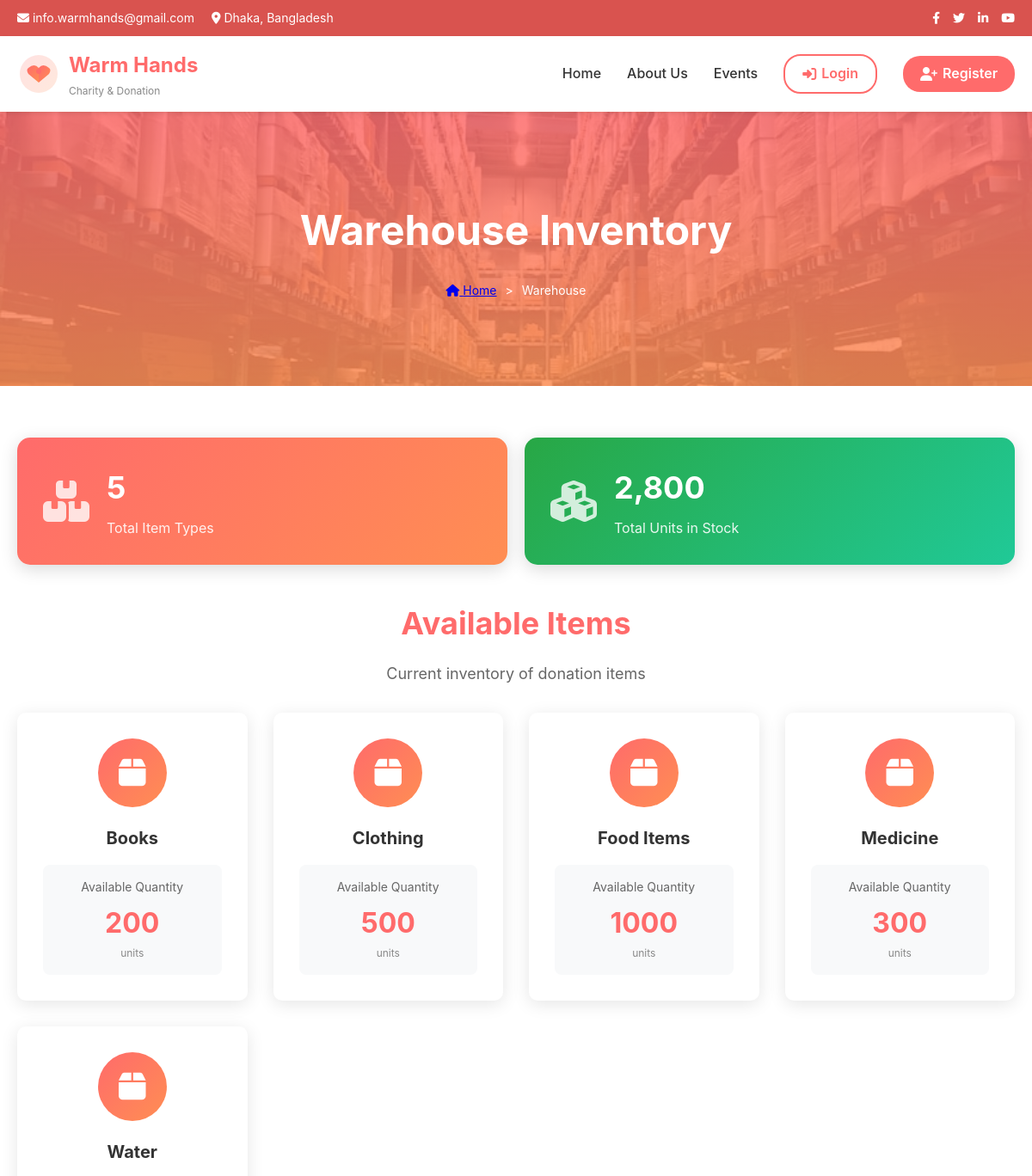
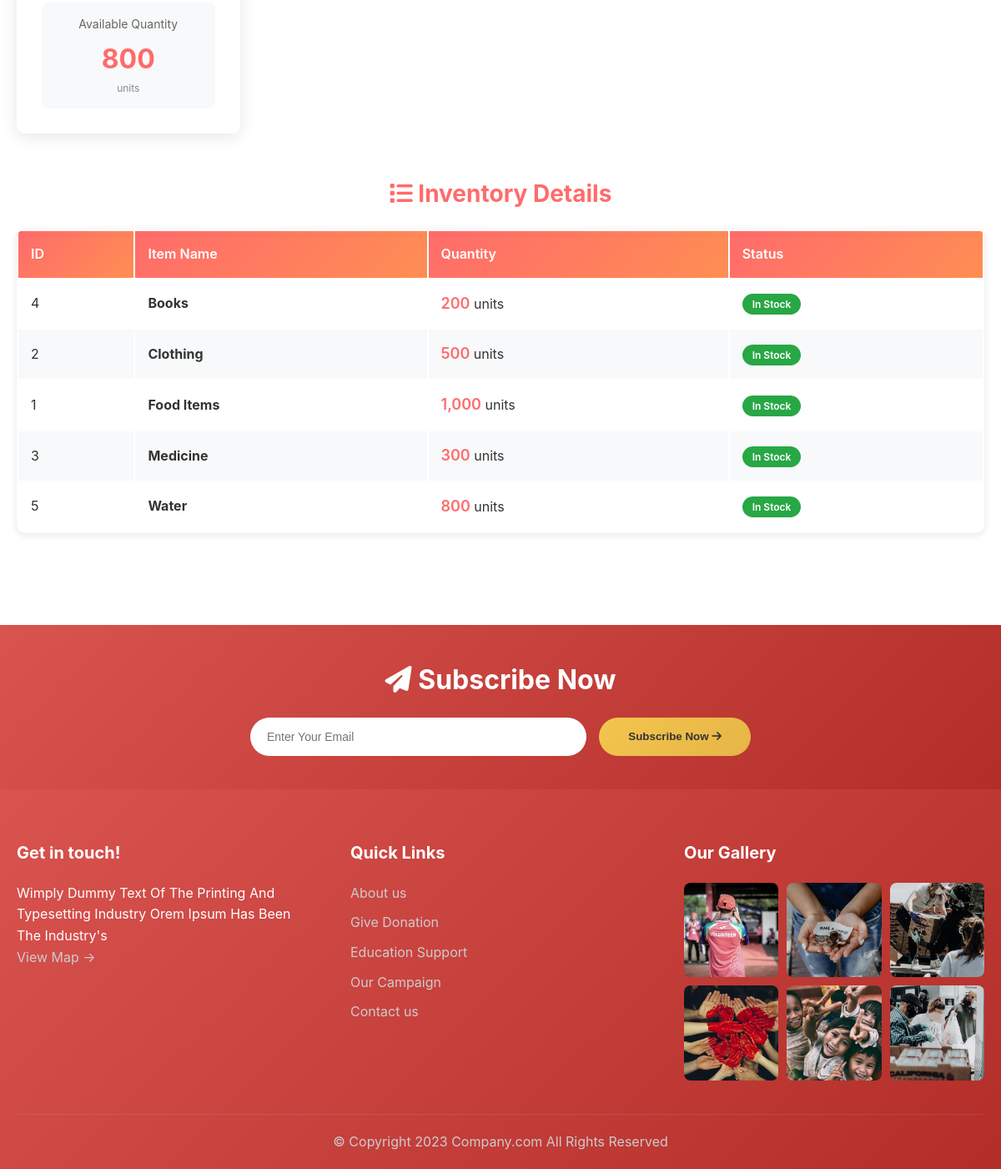
The page /pages/warehouse.php on the database its author committed (2 pictures, top to bottom).
### tables this page shows
CREATE TABLE WAREHOUSE (
    Item_ID INT PRIMARY KEY AUTO_INCREMENT,
    Item_Name VARCHAR(255) UNIQUE NOT NULL,
    quantity INT NOT NULL DEFAULT 0,
    CHECK (quantity >= 0)
);

### pages/warehouse.php (the view, shortened to what this page needs)
<?php
$current_page = 'warehouse';
require_once '../includes/header.php';
$warehouse_query = "SELECT * FROM WAREHOUSE ORDER BY Item_Name";
$warehouse_result = mysqli_query($conn, $warehouse_query);
$stats_query = "SELECT COUNT(*) as total_items, SUM(quantity) as total_quantity FROM WAREHOUSE";
$stats_result = mysqli_query($conn, $stats_query);
$stats = mysqli_fetch_assoc($stats_result);
?>
<div class="hero" style="background: linear-gradient(rgba(255, 107, 107, 0.85), rgba(255, 142, 83, 0.85)), url('<?php echo SITE_URL; ?>/assets/images/warehouse.jpg'); background-size: cover; background-position: center;">
    <h1>Warehouse Inventory</h1>
    <div class="breadcrumb">
        <a href="<?php echo SITE_URL; ?>/index.php"><i class="fas fa-home"></i> Home</a>
        <span>></span>
        <span>Warehouse</span>
    </div>
</div>
<div class="container">
    <div style="display: grid; grid-template-columns: repeat(auto-fit, minmax(250px, 1fr)); gap: 20px; margin-bottom: 40px;">
        <div style="background: linear-gradient(135deg, #ff6b6b, #ff8e53); color: white; padding: 30px; border-radius: 15px; box-shadow: 0 5px 20px rgba(0,0,0,0.15);">
            <div style="display: flex; align-items: center; gap: 20px;">
                <i class="fas fa-boxes" style="font-size: 48px; opacity: 0.8;"></i>
                <div>
                    <h3 style="font-size: 36px; margin-bottom: 5px;"><?php echo $stats['total_items']; ?></h3>
                    <p style="opacity: 0.9;">Total Item Types</p>
                </div>
            </div>
        </div>
        <div style="background: linear-gradient(135deg, #28a745, #20c997); color: white; padding: 30px; border-radius: 15px; box-shadow: 0 5px 20px rgba(0,0,0,0.15);">
            <div style="display: flex; align-items: center; gap: 20px;">
                <i class="fas fa-cubes" style="font-size: 48px; opacity: 0.8;"></i>
                <div>
                    <h3 style="font-size: 36px; margin-bottom: 5px;"><?php echo number_format($stats['total_quantity']); ?></h3>
                    <p style="opacity: 0.9;">Total Units in Stock</p>
                </div>
            </div>
        </div>
    </div>
    <div style="text-align: center; margin-bottom: 30px;">
        <h2 style="font-size: 36px; color: #ff6b6b; margin-bottom: 15px;">Available Items</h2>
        <p style="font-size: 18px; color: #666;">Current inventory of donation items</p>
    </div>
    <div style="display: grid; grid-template-columns: repeat(auto-fit, minmax(250px, 1fr)); gap: 30px; margin-bottom: 50px;">
        <?php
        mysqli_data_seek($warehouse_result, 0);
        while ($item = mysqli_fetch_assoc($warehouse_result)):
        ?>
        <div style="background: white; border-radius: 10px; box-shadow: 0 4px 20px rgba(0,0,0,0.1); padding: 30px; text-align: center;">
            <div style="width: 80px; height: 80px; margin: 0 auto 20px; background: linear-gradient(135deg, #ff6b6b, #ff8e53); border-radius: 50%; display: flex; align-items: center; justify-content: center; color: white; font-size: 36px;">
                <i class="fas fa-box"></i>
            </div>
            <h3 style="color: #333; margin-bottom: 15px; font-size: 20px;"><?php echo htmlspecialchars($item['Item_Name']); ?></h3>
            <div style="background: #f8f9fa; padding: 15px; border-radius: 8px;">
                <p style="color: #666; font-size: 14px; margin-bottom: 5px;">Available Quantity</p>
                <p style="color: #ff6b6b; font-size: 32px; font-weight: 700;"><?php echo $item['quantity']; ?></p>
                <p style="color: #888; font-size: 12px;">units</p>
            </div>
        </div>
        <?php endwhile; ?>
    </div>
    <div style="margin-bottom: 50px;">
        <h2 style="font-size: 28px; color: #ff6b6b; margin-bottom: 20px; text-align: center;">
            <i class="fas fa-list"></i> Inventory Details
        </h2>
        <table class="warehouse-table">
            <thead>
                <tr>
                    <th>ID</th>
                    <th>Item Name</th>
                    <th>Quantity</th>
                    <th>Status</th>
                </tr>
            </thead>
            <tbody>
                <?php
                mysqli_data_seek($warehouse_result, 0);
                while ($item = mysqli_fetch_assoc($warehouse_result)):
                    $status_color = $item['quantity'] > 100 ? '#28a745' : ($item['quantity'] > 50 ? '#ffc107' : '#dc3545');
                    $status_text = $item['quantity'] > 100 ? 'In Stock' : ($item['quantity'] > 50 ? 'Low Stock' : 'Critical');
                ?>
                <tr>
                    <td><?php echo $item['Item_ID']; ?></td>
                    <td><strong><?php echo htmlspecialchars($item['Item_Name']); ?></strong></td>
                    <td><span style="font-size: 18px; font-weight: 600; color: #ff6b6b;"><?php echo number_format($item['quantity']); ?></span> units</td>
                    <td>
                        <span style="background: <?php echo $status_color; ?>; color: white; padding: 5px 12px; border-radius: 20px; font-size: 12px; font-weight: 600;">
                            <?php echo $status_text; ?>
                        </span>
                    </td>
                </tr>
                <?php endwhile; ?>
            </tbody>
        </table>
    </div>
</div>
<?php require_once '../includes/footer.php'; ?>

### includes/header.php (shortened to what this page needs)
<!DOCTYPE html>
<html lang="en">
<head>
    <link rel="stylesheet" href="<?php echo SITE_URL; ?>/assets/css/style.css">
    <link rel="stylesheet" href="https://cdnjs.cloudflare.com/ajax/libs/font-awesome/6.4.0/css/all.min.css">
</head>
<body>
    <div class="top-bar">
        <div class="container">
            <div class="top-bar-left">
                <span><i class="fas fa-envelope"></i> <?php echo SITE_EMAIL; ?></span>
                <span><i class="fas fa-map-marker-alt"></i> Dhaka, Bangladesh</span>
            </div>
            <div class="top-bar-right">
                <a href="#"><i class="fab fa-facebook-f"></i></a>
                <a href="#"><i class="fab fa-twitter"></i></a>
                <a href="#"><i class="fab fa-linkedin-in"></i></a>
                <a href="#"><i class="fab fa-youtube"></i></a>
            </div>
        </div>
    </div>
    <header>
        <div class="header-content">
            <a href="<?php echo SITE_URL; ?>/index.php" class="logo">
                <div class="logo-text">
                    <h1><?php echo SITE_NAME; ?></h1>
                    <p>Charity & Donation</p>
                </div>
            </a>
            <nav>
                <ul>
                    <li><a href="<?php echo SITE_URL; ?>/index.php" class="<?php echo ($current_page == 'home') ? 'active' : ''; ?>">Home</a></li>
                    <li><a href="<?php echo SITE_URL; ?>/pages/about.php" class="<?php echo ($current_page == 'about') ? 'active' : ''; ?>">About Us</a></li>
                    <li><a href="<?php echo SITE_URL; ?>/pages/events.php" class="<?php echo ($current_page == 'events') ? 'active' : ''; ?>">Events</a></li>
                    <?php if (isset($_SESSION['user_id'])): ?>
                        <li class="user-menu">
                            <a href="#"><i class="fas fa-user"></i> <?php echo htmlspecialchars($_SESSION['user_name']); ?></a>
                            <div class="dropdown">
                                <a href="<?php echo SITE_URL; ?>/pages/profile.php">Profile</a>
                                <a href="<?php echo SITE_URL; ?>/pages/logout.php">Logout</a>
                            </div>
                        </li>
                    <?php else: ?>
                        <li><a href="<?php echo SITE_URL; ?>/pages/login.php" class="login-btn"><i class="fas fa-sign-in-alt"></i> Login</a></li>
                        <li><a href="<?php echo SITE_URL; ?>/pages/register.php" class="register-btn"><i class="fas fa-user-plus"></i> Register</a></li>
                    <?php endif; ?>
                </ul>
            </nav>
        </div>
    </header>

### includes/footer.php (shortened to what this page needs)
    <div class="subscribe-section">
        <div class="subscribe-content">
            <h2><i class="fas fa-paper-plane"></i> Subscribe Now</h2>
            <form class="subscribe-form" method="POST" action="<?php echo SITE_URL; ?>/includes/subscribe.php">
                <input type="email" name="email" placeholder="Enter Your Email" required>
                <button type="submit" class="subscribe-btn">Subscribe Now <i class="fas fa-arrow-right"></i></button>
            </form>
        </div>
    </div>
    <footer>
        <div class="footer-content">
            <div class="footer-section">
                <h3>Get in touch!</h3>
                <p>Wimply Dummy Text Of The Printing And Typesetting Industry Orem Ipsum Has Been The Industry's</p>
                <p><a href="#">View Map →</a></p>
            </div>
            <div class="footer-section">
                <h3>Quick Links</h3>
                <ul>
                    <li><a href="<?php echo SITE_URL; ?>/pages/about.php">About us</a></li>
                    <li><a href="<?php echo SITE_URL; ?>/pages/donation.php">Give Donation</a></li>
                    <li><a href="<?php echo SITE_URL; ?>/pages/events.php">Education Support</a></li>
                    <li><a href="<?php echo SITE_URL; ?>/pages/events.php">Our Campaign</a></li>
                    <li><a href="<?php echo SITE_URL; ?>/pages/contact.php">Contact us</a></li>
                </ul>
            </div>
            <div class="footer-section">
                <h3>Our Gallery</h3>
                <div class="gallery-grid">
                    <div class="gallery-item"><img src="<?php echo SITE_URL; ?>/assets/images/gallery1.jpg" alt="Gallery 1"></div>
                    <div class="gallery-item"><img src="<?php echo SITE_URL; ?>/assets/images/gallery2.jpg" alt="Gallery 2"></div>
                    <div class="gallery-item"><img src="<?php echo SITE_URL; ?>/assets/images/gallery3.jpg" alt="Gallery 3"></div>
                    <div class="gallery-item"><img src="<?php echo SITE_URL; ?>/assets/images/gallery4.jpg" alt="Gallery 4"></div>
                    <div class="gallery-item"><img src="<?php echo SITE_URL; ?>/assets/images/gallery5.jpg" alt="Gallery 5"></div>
                    <div class="gallery-item"><img src="<?php echo SITE_URL; ?>/assets/images/gallery6.jpg" alt="Gallery 6"></div>
                </div>
            </div>
        </div>
        <div class="footer-bottom">
            <p>&copy; Copyright 2023 Company.com All Rights Reserved</p>
        </div>
    </footer>
</body>
</html>

### assets/css/style.css (style rules this page uses)
* { margin: 0; padding: 0; box-sizing: border-box; }
body { font-family: 'Inter', 'Segoe UI', Tahoma, Geneva, Verdana, sans-serif; color: #333; line-height: 1.6; }
.top-bar { background-color: #d9534f; color: white; padding: 10px 0; font-size: 14px; }
.top-bar .container { max-width: 1200px; margin: 0 auto; padding: 0 20px; display: flex; justify-content: space-between; align-items: center; }
.top-bar-left { display: flex; gap: 20px; }
.top-bar-right { display: flex; gap: 15px; }
.top-bar a { color: white; text-decoration: none; }
header { background-color: white; box-shadow: 0 2px 5px rgba(0,0,0,0.1); position: sticky; top: 0; z-index: 1000; }
.header-content { max-width: 1200px; margin: 0 auto; padding: 15px 20px; display: flex; justify-content: space-between; align-items: center; }
.logo { display: flex; align-items: center; gap: 10px; text-decoration: none; }
.logo-text h1 { color: #ff6b6b; font-size: 24px; font-weight: 700; }
.logo-text p { color: #888; font-size: 12px; }
nav ul { display: flex; list-style: none; gap: 30px; align-items: center; }
nav a { text-decoration: none; color: #333; font-weight: 500; transition: color 0.3s; }
.login-btn, .register-btn { padding: 8px 20px; border-radius: 20px; display: flex; align-items: center; gap: 6px; font-weight: 600; }
.login-btn { background: transparent; border: 2px solid #ff6b6b; color: #ff6b6b !important; }
.register-btn { background: #ff6b6b; color: white !important; }
.hero { background: linear-gradient(rgba(255, 107, 107, 0.8), rgba(217, 83, 79, 0.8)), url('../images/hero-bg.jpg'); background-size: cover; background-position: center; color: white; text-align: center; padding: 100px 20px; }
.hero h1 { font-size: 48px; margin-bottom: 20px; }
.breadcrumb { display: flex; justify-content: center; align-items: center; gap: 10px; font-size: 14px; }
.container { max-width: 1200px; margin: 0 auto; padding: 60px 20px; }
footer { background: linear-gradient(135deg, #d9534f, #b32d29); color: white; padding: 60px 20px 20px; }
.footer-content { max-width: 1200px; margin: 0 auto; display: grid; grid-template-columns: repeat(auto-fit, minmax(250px, 1fr)); gap: 40px; margin-bottom: 40px; }
.footer-section h3 { margin-bottom: 20px; font-size: 20px; }
.footer-section ul { list-style: none; }
.footer-section ul li { margin-bottom: 10px; }
.footer-section a { color: #ccc; text-decoration: none; transition: color 0.3s; }
.footer-bottom { text-align: center; padding-top: 20px; border-top: 1px solid rgba(255,255,255,0.1); color: #ccc; }
.subscribe-section { background: linear-gradient(135deg, #d9534f, #b32d29); padding: 40px 20px; text-align: center; }
.subscribe-content { max-width: 800px; margin: 0 auto; }
.subscribe-content h2 { color: white; margin-bottom: 20px; font-size: 32px; }
.subscribe-form { display: flex; gap: 15px; max-width: 600px; margin: 0 auto; }
.subscribe-form input { flex: 1; padding: 15px 20px; border: none; border-radius: 25px; font-size: 14px; }
.subscribe-btn { background: linear-gradient(135deg, #f4c54d, #e6b547); color: #333; padding: 15px 35px; border: none; border-radius: 25px; font-weight: 600; cursor: pointer; white-space: nowrap; }
.gallery-grid { display: grid; grid-template-columns: repeat(3, 1fr); gap: 10px; }
.gallery-item { aspect-ratio: 1; overflow: hidden; border-radius: 8px; }
.gallery-item img { width: 100%; height: 100%; object-fit: cover; transition: transform 0.3s; }

### pages/warehouse.php (style rules this page uses)
.warehouse-table { width: 100%; background: white; border-radius: 10px; overflow: hidden; box-shadow: 0 2px 10px rgba(0,0,0,0.1); }
.warehouse-table th, .warehouse-table td { padding: 15px; text-align: left; }
.warehouse-table th { background: linear-gradient(135deg, #ff6b6b, #ff8e53); color: white; font-weight: 600; }
.warehouse-table tr:nth-child(even) { background: #f8f9fa; }

### rows shown on the page
warehouse: Item_Name "Books", quantity "200", Item_ID "4", quantity "In Stock"
warehouse: Item_Name "Clothing", quantity "500", Item_ID "2", quantity "In Stock"
warehouse: Item_Name "Food Items", quantity "1000", Item_ID "1", quantity "1,000", quantity "In Stock"
warehouse: Item_Name "Medicine", quantity "300", Item_ID "3", quantity "In Stock"
warehouse: Item_Name "Water", quantity "800", Item_ID "5", quantity "In Stock"

### other values the page prints
SITE_EMAIL "info.warmhands@gmail.com"
SITE_NAME "Warm Hands"
$stats['total_items'] "5"
$stats['total_quantity'] "2,800"
